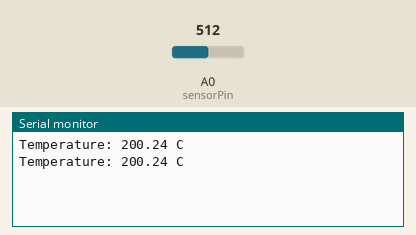
Bench run of a sketch on a simulated Arduino Uno, built with avr-gcc and run on an emulated ATmega328P. Shown: the last lines printed to the serial monitor. The test bench sets the inputs (shaded band); at power-on: A0 (sensorPin) = 512.

Above: at 1.8 s.
1.9 s: A0 (sensorPin) set to 716
At 2.8 s:
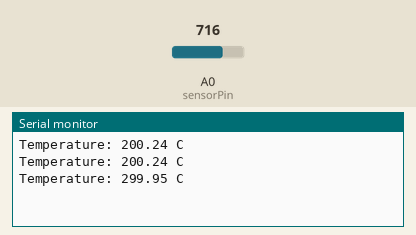
3.4 s: A0 (sensorPin) set to 900
At 4.6 s:
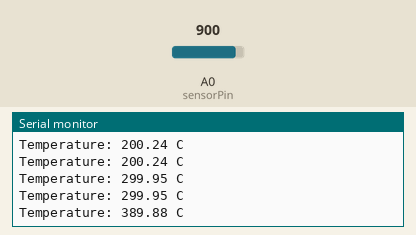
Timing chart, 0 to 6.4 s (numbered marks = the images above; inputs shaded):
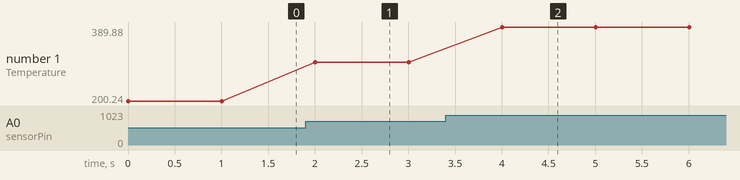

Measured:
- after the input at 1.9 s, the serial monitor: prints a new line after 0.10 s (image 1)
- after the input at 3.4 s, the serial monitor: prints a new line after 0.60 s (image 2)
- plotted number 1: 200.24 → 299.95 after the input at 1.9 s, 299.95 → 389.88 after the input at 3.4 s

The sketch:

task1_sensor_monitoring.ino
```cpp
int sensorPin = A0;
int sensorValue;
float voltage;
float temperature;

void setup()
{
  Serial.begin(9600);
}

void loop()
{
  sensorValue = analogRead(sensorPin);

  voltage = sensorValue * 5.0 / 1023.0;

  temperature = (voltage - 0.5) * 100;

  Serial.print("Temperature: ");
  Serial.print(temperature);
  Serial.println(" C");

  delay(1000);
}
```
